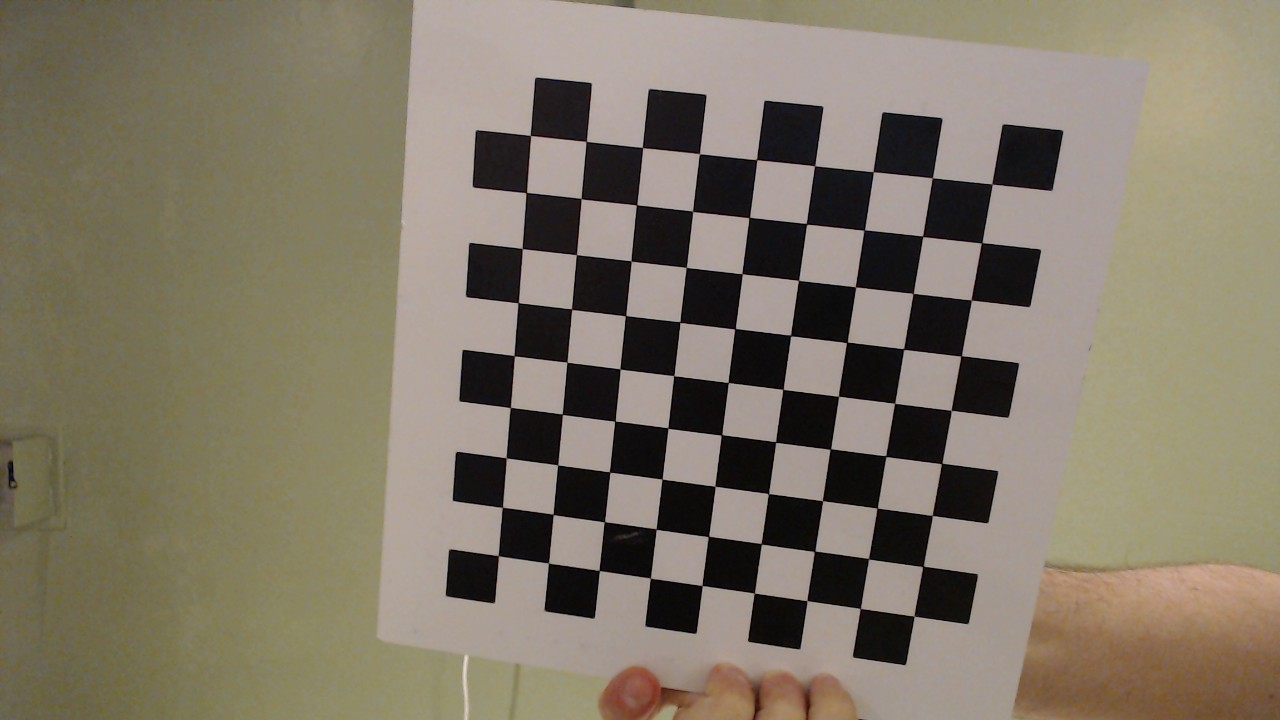
#> input picture calibration_images/new_raw_images/image_1.jpg, 1280 x 720 px
$ python -i video.py   (imports and definitions only)
#> lines starting #> are read from the running program, lines starting #| are printed output that depends on the picture; after the words box and inside, x2 and y2 are one past the last pixel; in counts of white or black regions, pixels touching at a corner belong together
#> further down, picture is the input picture: shape (720, 1280, 3); mean B, G, R 103.2, 119.9, 128.8
import cv2
import yaml
import numpy as np


# [165 lines left out: functions openLive, undistortVideo, extractGreenRegion, ballTracking, not called in this run]

def detectBlackLine(frame, lower_black=np.array([0, 0, 0]), upper_black=np.array([180, 255, 30]), kernel_size=(100,5)):
    # Convert the image to the HSV color space
#> called with lower_black = array of shape (3,), upper_black = array of shape (3,), kernel_size = (100, 5)
    hsv = cv2.cvtColor(frame, cv2.COLOR_BGR2HSV)
#> hsv: shape (720, 1280, 3); mean H, S, V 30.7, 55.2, 128.9

    # Mask the green region in the image
    mask = cv2.inRange(hsv, lower_black, upper_black)
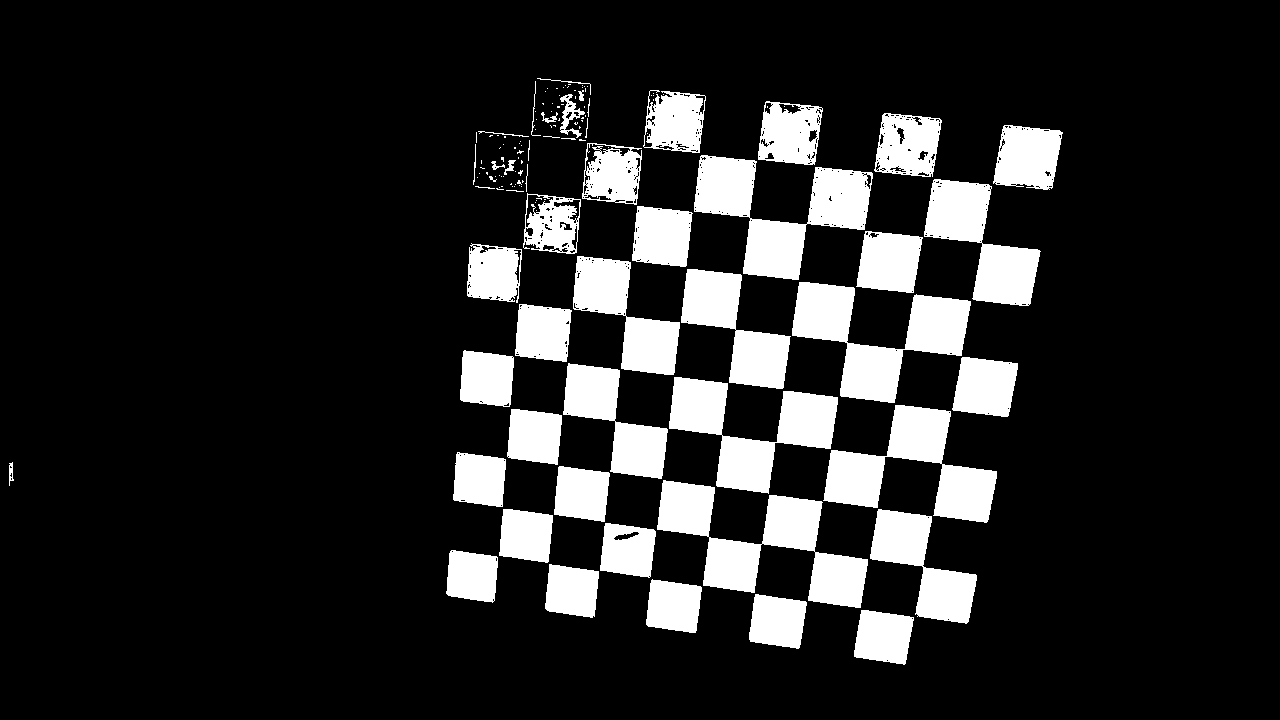
#> mask: shape (720, 1280); 14.9% white; 135 white regions (87 under 20 px), largest, box (x1, y1, x2, y2) and area: (657, 480, 868, 608) 10555, (694, 155, 873, 280) 9674, (792, 282, 971, 403) 9399

    # Perform morphological operations on the mask to reduce noise
    kernel = cv2.getStructuringElement(cv2.MORPH_RECT, kernel_size)
    mask = cv2.morphologyEx(mask, cv2.MORPH_CLOSE, kernel)
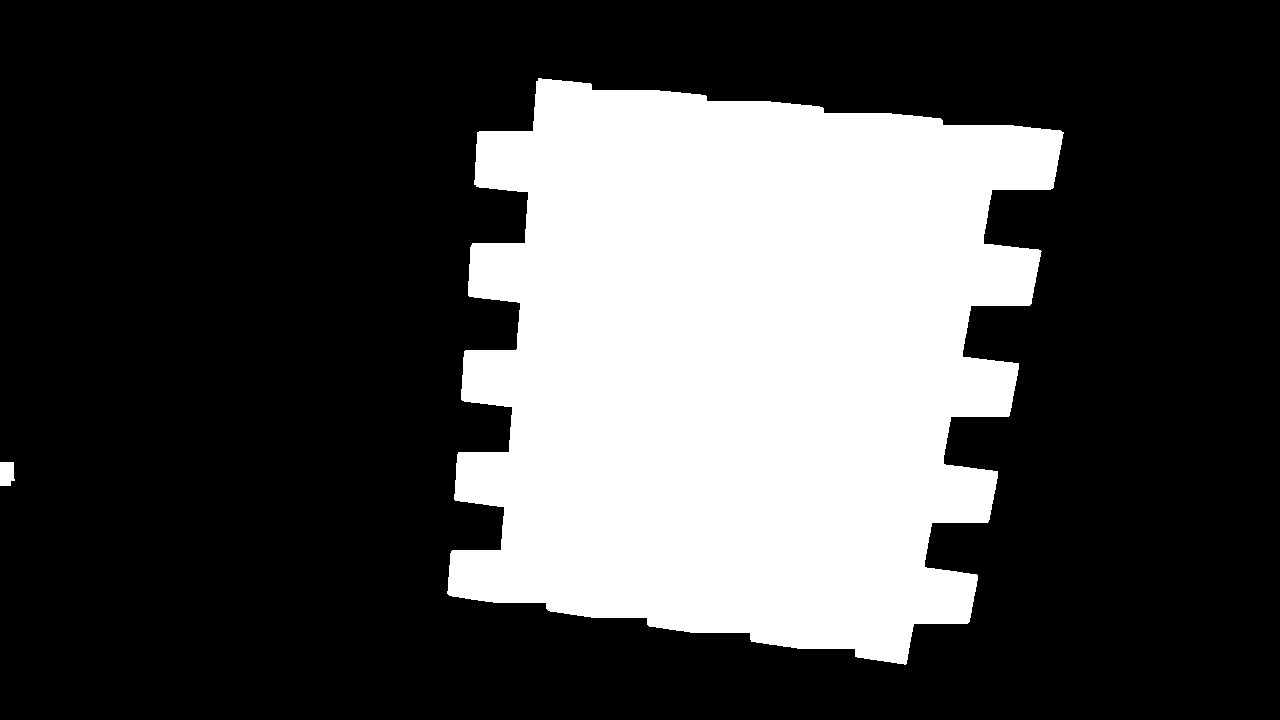
#> mask: shape (720, 1280); 29% white; 2 white regions

    # Find the contour of the green region
    contours, hierarchy = cv2.findContours(mask, cv2.RETR_EXTERNAL, cv2.CHAIN_APPROX_SIMPLE)
#> contours = 2 contours; box (x1, y1, x2, y2) and area: (447, 78, 1064, 665) 265173, (0, 462, 15, 486) 286

    if contours:
        # Find the largest contour
        largest_contour = max(contours, key=cv2.contourArea)
#> largest_contour = contour of 567 points, box (x1, y1, x2, y2) (447, 78, 1064, 665), area 265173

        # Get the bounding rectangle of the largest contour
        x, y, w, h = cv2.boundingRect(largest_contour)
#> x = 447; y = 78; w = 617; h = 587
        cv2.rectangle(frame, (x, y), (x+w, y+h), (255, 0, 0), 2)
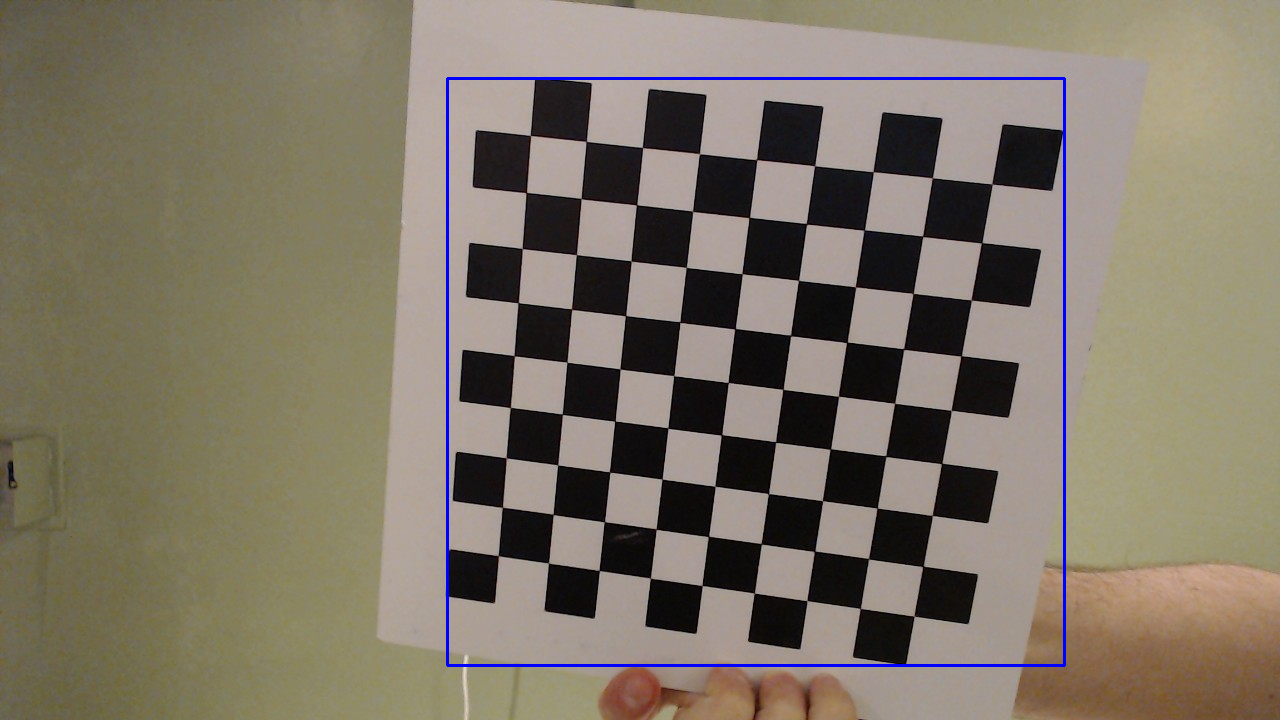
#> frame: shape (720, 1280, 3); 0.78% of pixels changed, all inside (x1, y1, x2, y2) = (446, 77, 1066, 667)

        center_x = round((x+w+x)/2)
#> center_x = 756
        center_y = round((y+h+y)/2)
#> center_y = 372
        return frame, center_x, center_y
    else:
        return frame,

# [16 lines left out: function extractFrames, not called in this run]

>>> import cv2
>>> picture = cv2.imread('../calibration_images/new_raw_images/image_1.jpg')
>>> result = detectBlackLine(picture)

$ run again, on calibration_images/new_raw_images/image_14.jpg
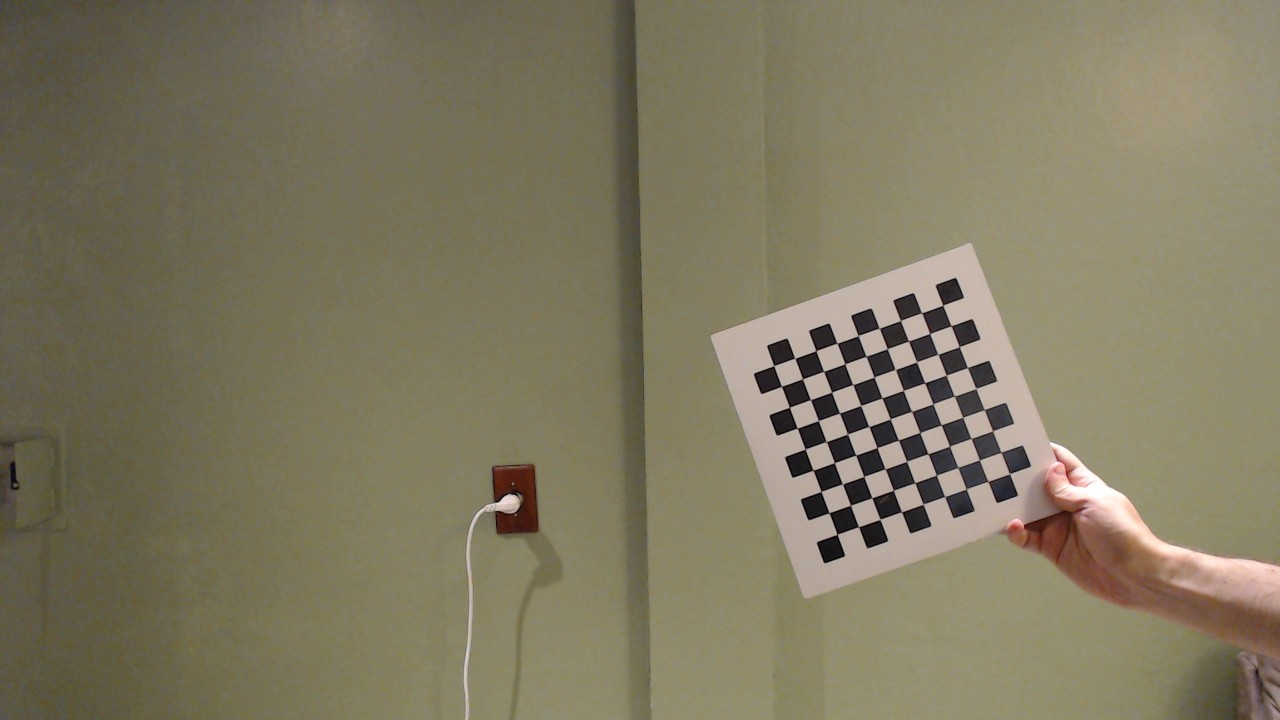
#> input picture calibration_images/new_raw_images/image_14.jpg, 1280 x 720 px
#> picture is the input picture: shape (720, 1280, 3); mean B, G, R 96.7, 121, 128.1
#> hsv: shape (720, 1280, 3); mean H, S, V 25.8, 64, 128.1
#> in detectBlackLine, `mask = cv2.morphologyEx(mask, cv2.MORPH_CLOSE, kernel)`:
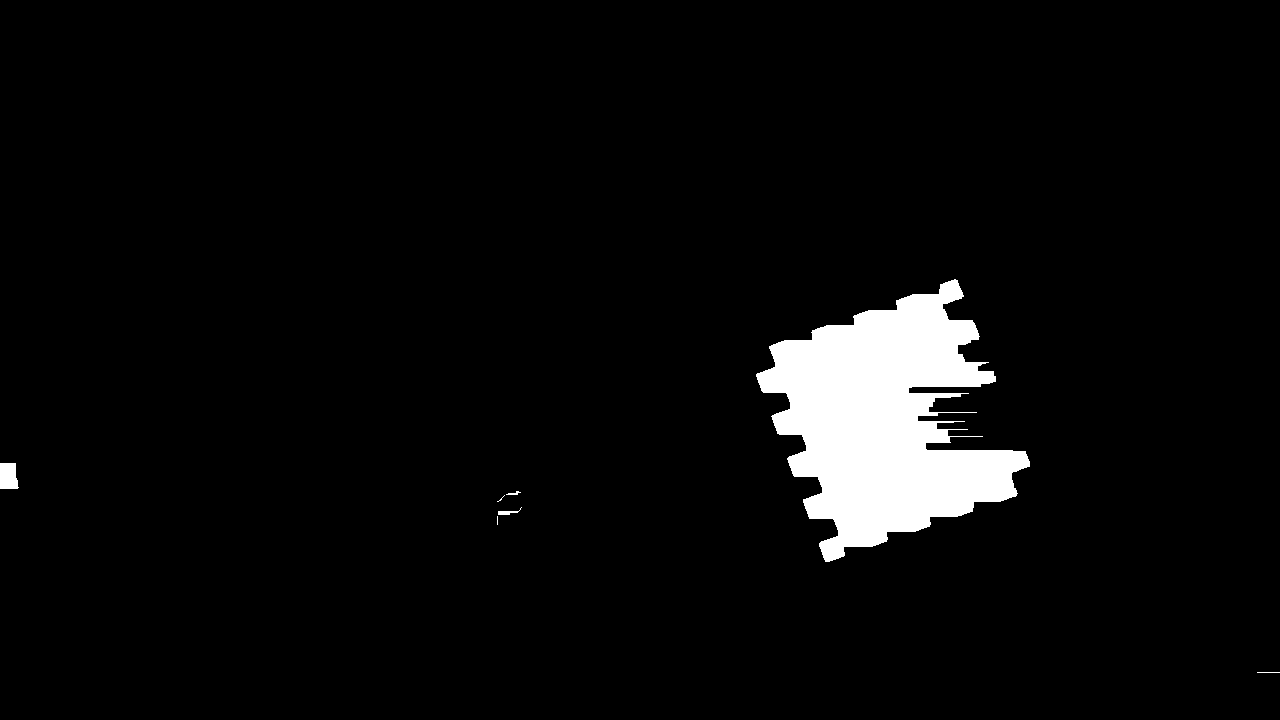
#> mask: shape (720, 1280); 4.5% white; 7 white regions (2 under 20 px)
#> contours = 7 contours, 4 with area under 20; largest, box (x1, y1, x2, y2) and area: (756, 279, 1030, 562) 39797, (0, 463, 19, 489) 395, (498, 507, 522, 515) 42
#> largest_contour = contour of 528 points, box (x1, y1, x2, y2) (756, 279, 1030, 562), area 39797
#> x = 756; y = 279; w = 274; h = 283
#> in detectBlackLine, `cv2.rectangle(frame, (x, y), (x+w, y+h), (255, 0, 0), 2)`:
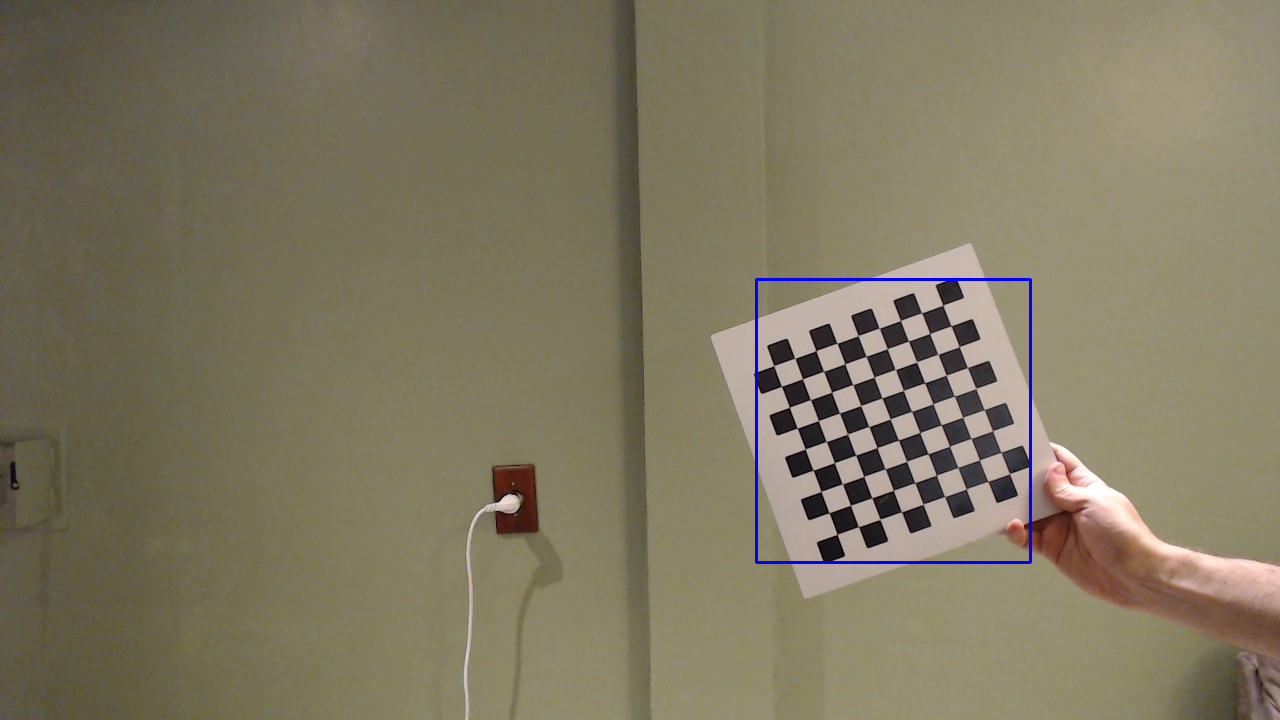
#> frame: shape (720, 1280, 3); 0.36% of pixels changed, all inside (x1, y1, x2, y2) = (755, 278, 1032, 564)
#> center_x = 893
#> center_y = 420
